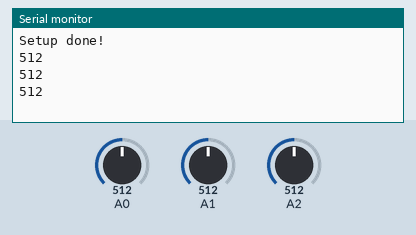
Recording of a sketch running on a simulated Arduino Uno, built with avr-gcc and run on an emulated ATmega328P. Parts: the last lines printed to the serial monitor. The inputs (shaded band) are chosen by the test bench; at power-on: A0 = 512, A1 = 512, A2 = 512.

Above: at 3.2 s.
3.3 s: A0 set to 716
At 5.2 s:
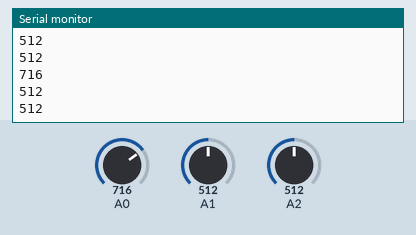
6.0 s: A1 set to 306
At 7.4 s:
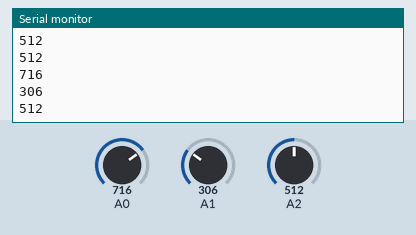
8.7 s: A2 set to 900
At 10.6 s:
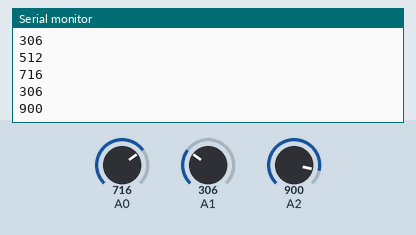
11.4 s: A2 set to 1023
At 12.8 s:
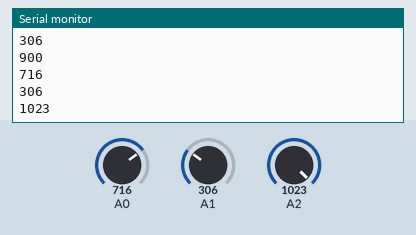
14.1 s: A1 set to 122
At 15.0 s:
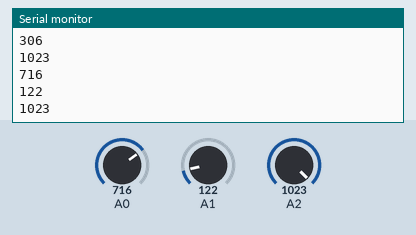
16.8 s: A0 set to 511
At 19.5 s:
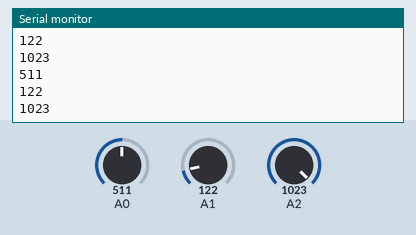
Timing chart, 0 to 20.5 s (numbered marks = the images above; inputs shaded):
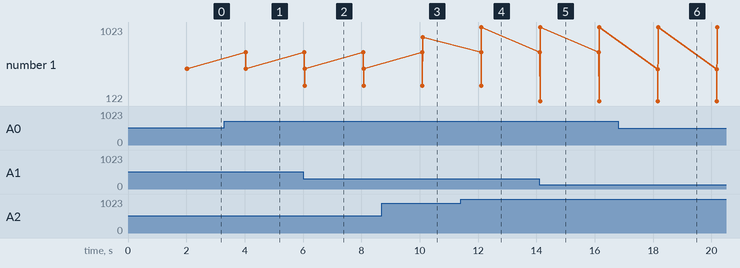

The sketch:

LightSensor.ino
```cpp
void setup() {
  // put your setup code here, to run once:
  pinMode(A0, INPUT);
  pinMode(A1, INPUT);
  pinMode(A2, INPUT);

  // initialize serial communication at 9600 bits per second:
  Serial.begin(9600);
  delay(2*1000); // 2 sec
  while (!Serial); // Wait for Serial to initialize
  Serial.println("Setup done!");
}

void loop() {

  int value0 = analogRead(A0);
  int value1 = analogRead(A1);
  int value2 = analogRead(A2);

  Serial.println(value0);
  Serial.println(value1);
  Serial.println(value2);
  Serial.println();
  Serial.flush();

  delay(2*1000); // 2 sec
  //sleep(5);
}

void sleep(int minutes) {

  for (int i = 0; i < 6; i++)
  {
    for (int m = 0; m < minutes; m++)
    {
      delay(10*1000); // 10 sec
    }
  }

}
```

Measured:
- after the input at 3.3 s, the serial monitor: prints a new line after 0.73 s (image 1)
- after the input at 6.0 s, the serial monitor: prints a new line after 0.06 s (image 2)
- after the input at 8.7 s, the serial monitor: prints a new line after 1.4 s (image 3)
- after the input at 11.4 s, the serial monitor: prints a new line after 0.71 s (image 4)
- after the input at 14.1 s, the serial monitor: prints a new line at once (image 5)
- after the input at 16.8 s, the serial monitor: prints a new line after 1.4 s (image 6)
- plotted number 1: 512 → 900 after the input at 8.7 s, 900 → 1023 after the input at 11.4 s
